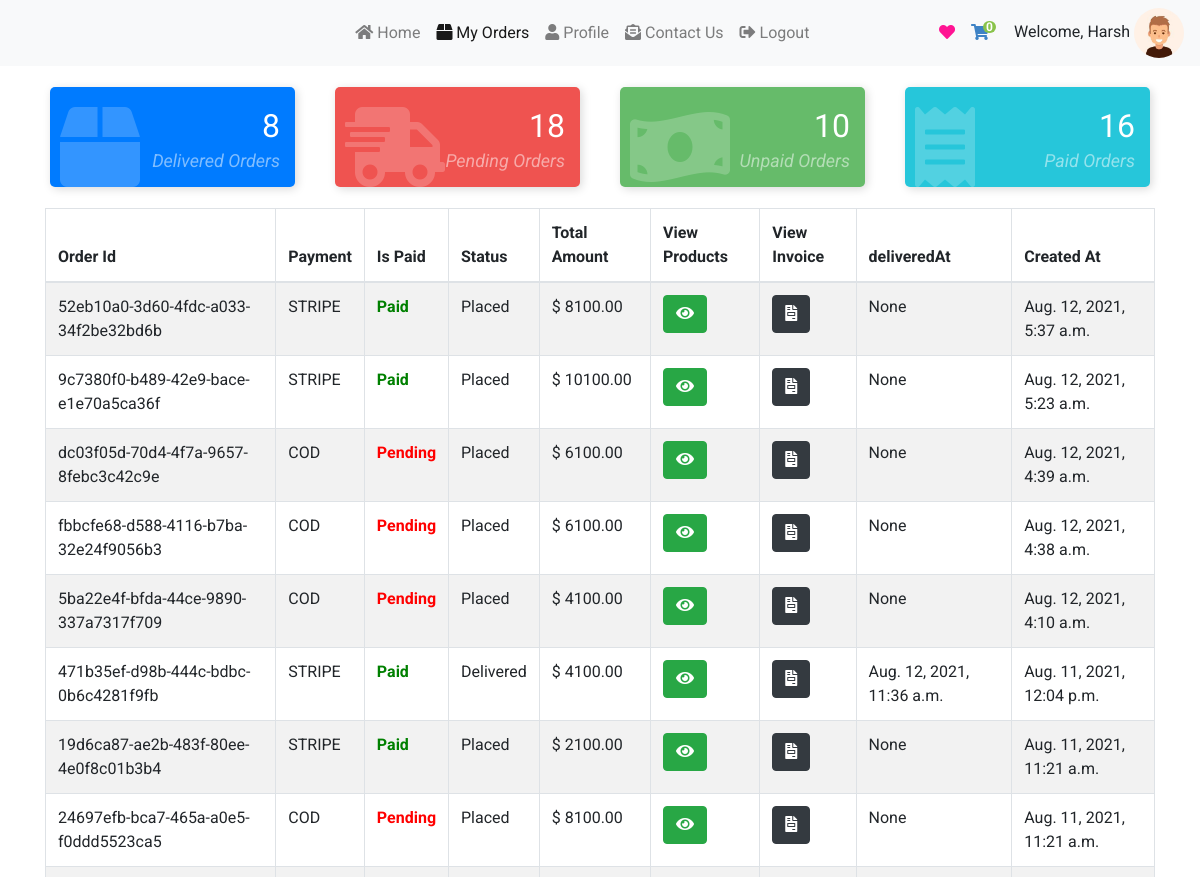
The app's page /orders/myOrders/ (signed in, upper part), older data.
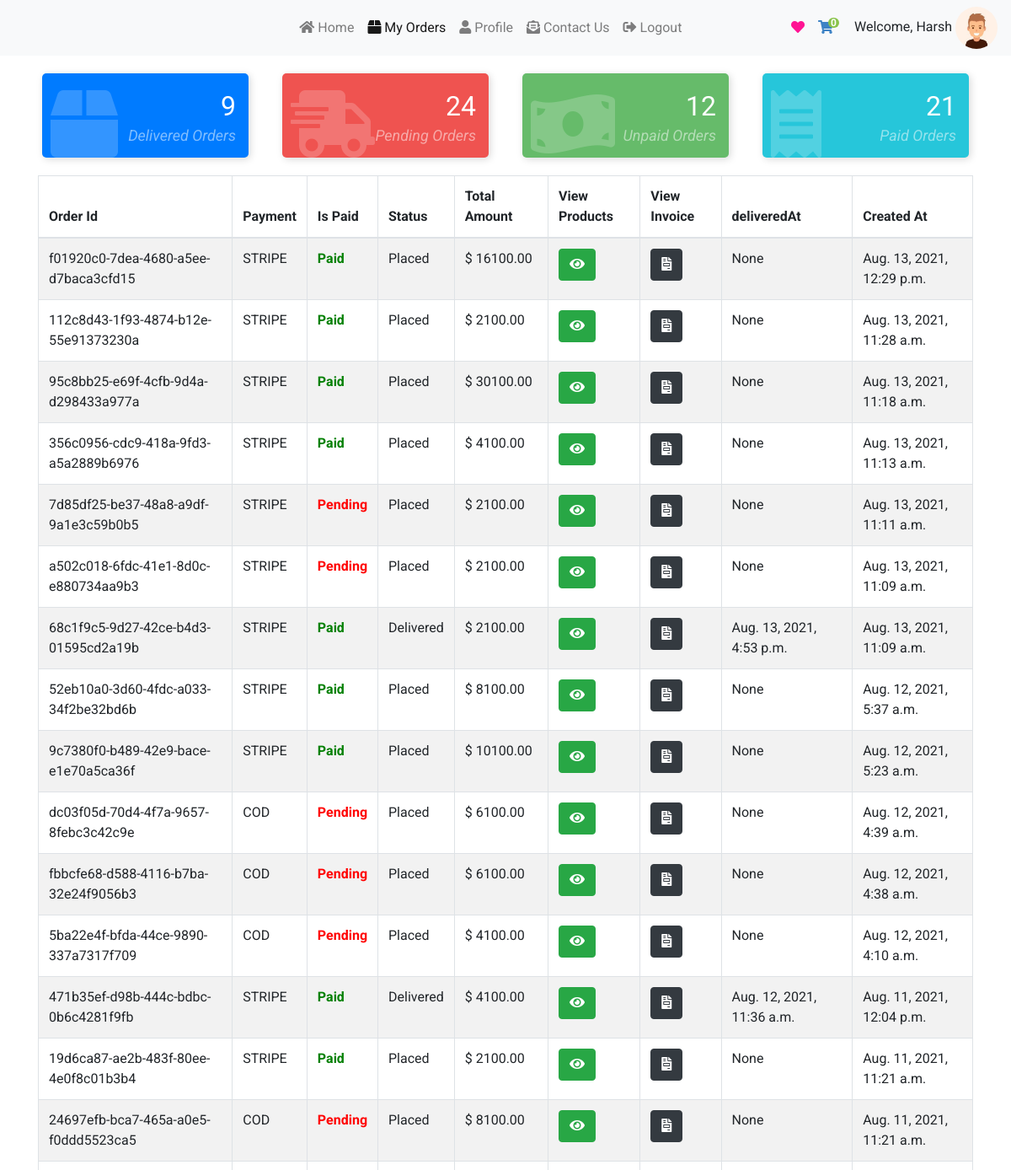
The same page, newer data.
### orders/models.py (models this page shows, shortened)
class Order(models.Model):
    status_type = [
        (
            'Placed','Placed'
        ),
        (
            'Packed','Packed'
        ),
        (
            'Shipped','Shipped'
        ),
        (
            'Delivered','Delivered'
        )
    ]
    user = models.ForeignKey(CustomeUser, on_delete=models.CASCADE, null=True)
    paymentMethod = models.CharField(max_length=200, null=True, blank=True)
    taxPrice = models.DecimalField(
        max_digits=20, decimal_places=2, null=True, blank=True)
    shippingPrice = models.DecimalField(
        max_digits=20, decimal_places=2, null=True, blank=True)
    totalPrice = models.DecimalField(
        max_digits=20, decimal_places=2, null=True, blank=True)
    isPaid = models.BooleanField(default=False)
    paidAt = models.DateTimeField(auto_now_add=False, null=True, blank=True)
    deliveredAt = models.DateTimeField(
        auto_now_add=False, null=True, blank=True)
    createdAt = models.DateTimeField(auto_now_add=True)
    id = models.AutoField(primary_key=True, editable=False)
    status = models.CharField(choices=status_type,null=True,blank=True,max_length=50)
    uuid = models.UUIDField(default=uuid.uuid4, unique=True, db_index=True, editable=False)

### orders/views.py (the view)
# urls.py: path('myOrders/',myOrders,name="myOrders"),
def myOrders(request):
    if request.user.is_authenticated:
        if request.user.role == 'buyer':
            totalDeliveredOrders = Order.objects.filter(user=request.user,status='Delivered').count()
            totalPendigOrders = Order.objects.filter(Q(user=request.user) and ~Q(status='Delivered')).count()
            totalPaidOrders = Order.objects.filter(user=request.user,isPaid=True).count()
            totalUnPaidOrders = Order.objects.filter(user=request.user,isPaid=False).count()
            totalOrders =  Order.objects.filter(user=request.user).order_by(
                '-createdAt'
            )
            return render(request,'products/buyerOrders.html',{
                'totalDeliveredOrders':totalDeliveredOrders,
                'totalPendigOrders':totalPendigOrders,
                'totalPaidOrders':totalPaidOrders,
                'totalUnPaidOrders':totalUnPaidOrders,
                "totalOrders":totalOrders
            })
    else:
        return redirect('home')

### feed/views.py (called while the page is built)
def CountNotifications(request):
	count_notifications = 0
	if request.user.is_authenticated:
		count_notifications = Notification.objects.filter(user=request.user, is_seen=False).count()
	return {'count_notifications':count_notifications}

def GetProfile(request):
	you = ''
	if request.user.is_authenticated:
		p = request.user.profile
		you = p.user
	return {'profile':you}

### templates/products/buyerOrders.html (shortened to what this page needs)
{% extends "products/ecommBase.html" %}
{% load static %}
{% block style %}
<link rel="stylesheet" href="https://cdnjs.cloudflare.com/ajax/libs/twitter-bootstrap/4.5.2/css/bootstrap.css">
<link rel="stylesheet" href="https://cdn.datatables.net/1.10.25/css/dataTables.bootstrap4.min.css">
<link rel="stylesheet" href="https://cdn.datatables.net/responsive/2.2.9/css/responsive.bootstrap4.min.css">
    <link href="https://cdnjs.cloudflare.com/ajax/libs/font-awesome/5.13.0/css/all.min.css" rel="stylesheet">
{% endblock %}
{% block content %}
<div class="container mt-3">
  <div class="row">
    <div class="col-md-3">
      <div class="card-counter primary">
        <i class="fas fa-box"></i>
        <span class="count-numbers">{{ totalDeliveredOrders }}</span>
        <span class="count-name">Delivered Orders</span>
      </div>
    </div>
    <div class="col-md-3">
      <div class="card-counter danger">
        <i class="fas fa-shipping-fast"></i>
        <span class="count-numbers">{{ totalPendigOrders }}</span>
        <span class="count-name">Pending Orders</span>
      </div>
    </div>
    <div class="col-md-3">
      <div class="card-counter success">
        <i class="fas fa-money-bill-wave"></i>
        <span class="count-numbers">{{ totalUnPaidOrders }}</span>
        <span class="count-name">Unpaid Orders</span>
      </div>
    </div>
    <div class="col-md-3">
      <div class="card-counter info">
        <i class="fas fa-receipt"></i>
        <span class="count-numbers">{{ totalPaidOrders  }}</span>
        <span class="count-name"> Paid Orders</span>
      </div>
    </div>
  </div>
    <div class="myOrders my-3">
        <table id="myTable" class="table table-striped table-bordered dt-responsive nowrap" style="width:100%">
                 <thead>
                    <tr>
                        <th>Order Id</th>
                        <th>Payment</th>
                        <th>Is Paid</th>
                        <th>Status</th>
                        <th>Total Amount</th>
                        <th>View Products</th>
                        <th>View Invoice</th>
                        <th>deliveredAt</th>
                         <th>Created At</th>
                    </tr>
                </thead>
                <tbody>
                {% for order in totalOrders %}
                    <tr>
                           <td id="orderId_{{ order.pk }}">{{ order.uuid }}</td>
                        <td>{{ order.paymentMethod | upper }}</td>
                        <td>{% if order.isPaid %}<span style="color: green;font-weight: bold">Paid</span>{% else %}<span style="color: red;font-weight: bold">Pending</span> {% endif %}</td>
                        <td>{{ order.status }}</td>
                        <td id="total_price_{{ order.pk }}">$ {{ order.totalPrice }}</td>
                        <td><button class="btn btn-success displayProducts" id="displayProducts_{{ order.pk }}"><i class="fas fa-eye"></i></button></td>
                        <td><a class="btn btn-dark " href="{% url 'invoice' order.pk %}?access=read"><i class="fas fa-file-invoice"></i></a></td>
                        <td>{{ order.deliveredAt }}</td>
                     <td>{{  order.createdAt}}</td>
                    </tr>
                {% endfor %}
                </tbody>
        </table>
    </div>
</div>
{% endblock %}

Row changes from the older to the newer data that the page shows:
added Order: uuid "f01920c0-7dea-4680-a5ee-d7baca3cfd15", paymentMethod "STRIPE", isPaid "Paid", status "Placed", totalPrice "16100.00", deliveredAt "None", createdAt "Aug. 13, 2021, 12:29 p.m."
added Order: uuid "112c8d43-1f93-4874-b12e-55e91373230a", paymentMethod "STRIPE", isPaid "Paid", status "Placed", totalPrice "2100.00", deliveredAt "None", createdAt "Aug. 13, 2021, 11:28 a.m."
added Order: uuid "95c8bb25-e69f-4cfb-9d4a-d298433a977a", paymentMethod "STRIPE", isPaid "Paid", status "Placed", totalPrice "30100.00", deliveredAt "None", createdAt "Aug. 13, 2021, 11:18 a.m."
added Order: uuid "356c0956-cdc9-418a-9fd3-a5a2889b6976", paymentMethod "STRIPE", isPaid "Paid", status "Placed", totalPrice "4100.00", deliveredAt "None", createdAt "Aug. 13, 2021, 11:13 a.m."
added Order: uuid "7d85df25-be37-48a8-a9df-9a1e3c59b0b5", paymentMethod "STRIPE", isPaid "Pending", status "Placed", totalPrice "2100.00", deliveredAt "None", createdAt "Aug. 13, 2021, 11:11 a.m."
added Order: uuid "a502c018-6fdc-41e1-8d0c-e880734aa9b3", paymentMethod "STRIPE", isPaid "Pending", status "Placed", totalPrice "2100.00", deliveredAt "None", createdAt "Aug. 13, 2021, 11:09 a.m."
added Order: uuid "68c1f9c5-9d27-42ce-b4d3-01595cd2a19b", paymentMethod "STRIPE", isPaid "Paid", status "Delivered", totalPrice "2100.00", deliveredAt "Aug. 13, 2021, 4:53 p.m.", createdAt "Aug. 13, 2021, 11:09 a.m."
Text that changed along with them:
{{ totalDeliveredOrders }}: "8" → "9"
{{ totalPendigOrders }}: "18" → "24"
{{ totalUnPaidOrders }}: "10" → "12"
{{ totalPaidOrders }}: "16" → "21"
